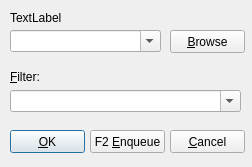
<ui version="4.0" >
 <class>qdFileOperation</class>
 <widget class="QDialog" name="qdFileOperation" >
  <property name="geometry" >
   <rect>
    <x>0</x>
    <y>0</y>
    <width>252</width>
    <height>167</height>
   </rect>
  </property>
  <property name="windowTitle" >
   <string>Dialog</string>
  </property>
  <widget class="QComboBox" name="qcbFilter" >
   <property name="geometry" >
    <rect>
     <x>10</x>
     <y>90</y>
     <width>231</width>
     <height>22</height>
    </rect>
   </property>
   <property name="editable" >
    <bool>true</bool>
   </property>
  </widget>
  <widget class="QComboBox" name="qcbDestination" >
   <property name="geometry" >
    <rect>
     <x>10</x>
     <y>30</y>
     <width>151</width>
     <height>22</height>
    </rect>
   </property>
   <property name="editable" >
    <bool>true</bool>
   </property>
  </widget>
  <widget class="QLabel" name="label_2" >
   <property name="geometry" >
    <rect>
     <x>10</x>
     <y>70</y>
     <width>46</width>
     <height>14</height>
    </rect>
   </property>
   <property name="text" >
    <string>&amp;Filter:</string>
   </property>
   <property name="buddy" >
    <cstring>qcbFilter</cstring>
   </property>
  </widget>
  <widget class="QLabel" name="qlCount" >
   <property name="geometry" >
    <rect>
     <x>10</x>
     <y>10</y>
     <width>161</width>
     <height>16</height>
    </rect>
   </property>
   <property name="text" >
    <string>TextLabel</string>
   </property>
   <property name="buddy" >
    <cstring>qcbDestination</cstring>
   </property>
  </widget>
  <widget class="QPushButton" name="qpbOK" >
   <property name="geometry" >
    <rect>
     <x>10</x>
     <y>130</y>
     <width>75</width>
     <height>23</height>
    </rect>
   </property>
   <property name="text" >
    <string>&amp;OK</string>
   </property>
  </widget>
  <widget class="QPushButton" name="qpbCancel" >
   <property name="geometry" >
    <rect>
     <x>170</x>
     <y>130</y>
     <width>75</width>
     <height>23</height>
    </rect>
   </property>
   <property name="text" >
    <string>&amp;Cancel</string>
   </property>
  </widget>
  <widget class="QPushButton" name="qpbEnqueue" >
   <property name="geometry" >
    <rect>
     <x>90</x>
     <y>130</y>
     <width>75</width>
     <height>23</height>
    </rect>
   </property>
   <property name="text" >
    <string>F2 &amp;Enqueue</string>
   </property>
   <property name="shortcut" >
    <string>F2</string>
   </property>
  </widget>
  <widget class="QPushButton" name="qpbBrowse" >
   <property name="geometry" >
    <rect>
     <x>170</x>
     <y>30</y>
     <width>75</width>
     <height>23</height>
    </rect>
   </property>
   <property name="text" >
    <string>&amp;Browse</string>
   </property>
  </widget>
 </widget>
 <tabstops>
  <tabstop>qpbOK</tabstop>
  <tabstop>qpbEnqueue</tabstop>
  <tabstop>qpbCancel</tabstop>
  <tabstop>qpbBrowse</tabstop>
  <tabstop>qcbDestination</tabstop>
  <tabstop>qcbFilter</tabstop>
 </tabstops>
 <resources/>
 <connections/>
</ui>
